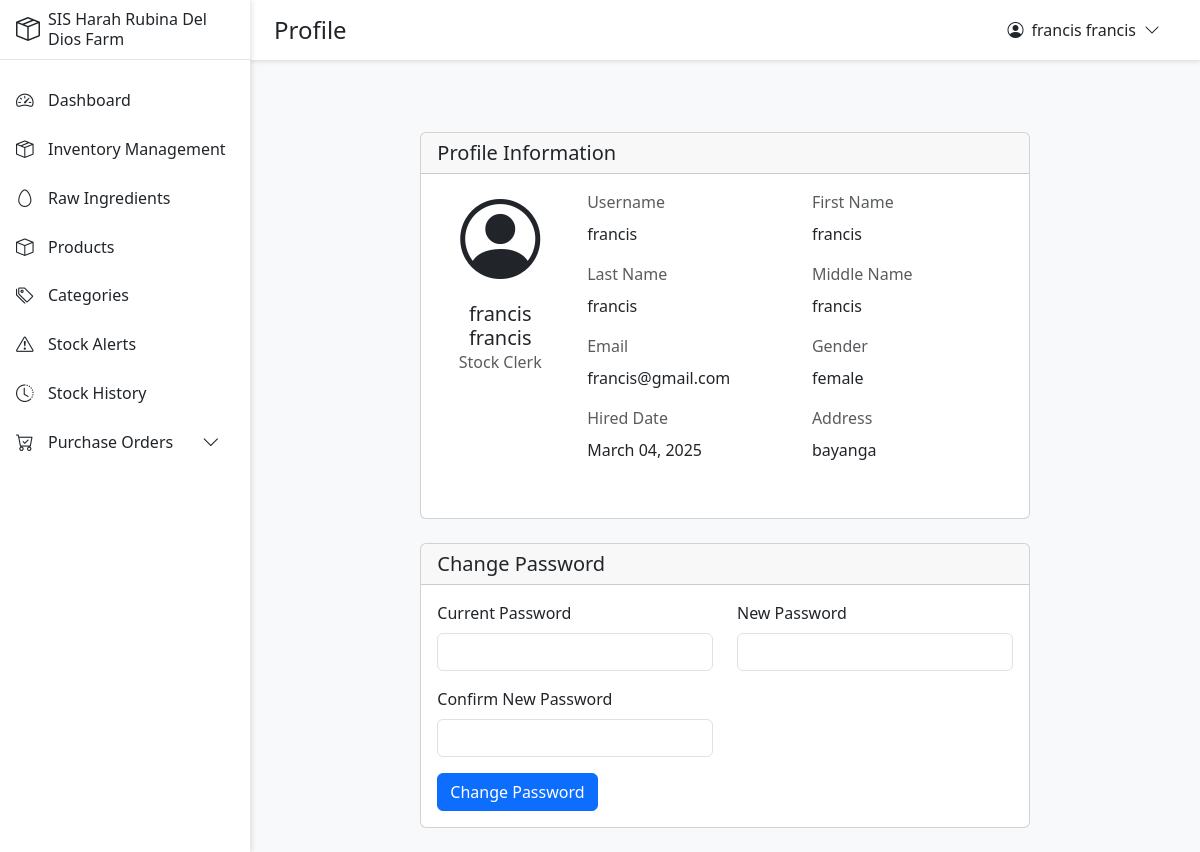
Screenshot of /roles/stock_clerk/profile.php (signed in) with the database file from the repository.
### tables this page shows
CREATE TABLE `tbl_employee` (
  `employee_id` int(11) NOT NULL,
  `first_name` varchar(255) NOT NULL,
  `middle_name` varchar(255) DEFAULT NULL,
  `last_name` varchar(255) NOT NULL,
  `email` varchar(255) DEFAULT NULL,
  `gender` enum('male','female','other') DEFAULT NULL,
  `hired_date` date DEFAULT NULL,
  `address_info` varchar(255) DEFAULT NULL,
  `job_id` int(11) DEFAULT NULL
);

CREATE TABLE `tbl_jobs` (
  `job_id` int(11) NOT NULL,
  `job_name` varchar(255) NOT NULL,
  `job_created_at` timestamp NOT NULL DEFAULT current_timestamp()
);

CREATE TABLE `tbl_user` (
  `user_id` int(11) NOT NULL,
  `employee_id` int(11) NOT NULL,
  `user_name` varchar(255) NOT NULL,
  `user_password` varchar(255) NOT NULL,
  `user_created` timestamp NOT NULL DEFAULT current_timestamp()
);

### roles/stock_clerk/profile.php (the view, shortened to what this page needs)
<?php
require_once '../../config/database.php';
require_once '../../includes/header.php';
$query = "SELECT e.*, j.job_name, u.user_name
          FROM tbl_employee e
          INNER JOIN tbl_user u ON e.employee_id = u.employee_id
          INNER JOIN tbl_jobs j ON e.job_id = j.job_id
          WHERE e.employee_id = ?";
$stmt = $conn->prepare($query);
$stmt->bind_param("i", $_SESSION['employee_id']);
$stmt->execute();
$result = $stmt->get_result();
$user = $result->fetch_assoc();
?>
<div class="container-fluid py-4">
    <div class="row justify-content-center">
        <div class="col-md-8">
            <div class="card mb-4">
                <div class="card-header">
                    <h5 class="mb-0">Profile Information</h5>
                </div>
                <div class="card-body">
                    <div class="row mb-4">
                        <div class="col-md-3 text-center">
                            <div class="profile-image mb-3">
                                <i class="bi bi-person-circle display-1"></i>
                            </div>
                            <h5 class="mb-0"><?php echo htmlspecialchars($user['first_name'] . ' ' . $user['last_name']); ?></h5>
                            <p class="text-muted mb-0"><?php echo htmlspecialchars($user['job_name']); ?></p>
                        </div>
                        <div class="col-md-9">
                            <div class="row">
                                <div class="col-md-6 mb-3">
                                    <label class="form-label text-muted">Username</label>
                                    <p class="mb-0"><?php echo htmlspecialchars($user['user_name']); ?></p>
                                </div>
                                <div class="col-md-6 mb-3">
                                    <label class="form-label text-muted">First Name</label>
                                    <p class="mb-0"><?php echo htmlspecialchars($user['first_name']); ?></p>
                                </div>
                                <div class="col-md-6 mb-3">
                                    <label class="form-label text-muted">Last Name</label>
                                    <p class="mb-0"><?php echo htmlspecialchars($user['last_name']); ?></p>
                                </div>
                                <div class="col-md-6 mb-3">
                                    <label class="form-label text-muted">Middle Name</label>
                                    <p class="mb-0"><?php echo htmlspecialchars($user['middle_name'] ?? 'N/A'); ?></p>
                                </div>
                                <div class="col-md-6 mb-3">
                                    <label class="form-label text-muted">Email</label>
                                    <p class="mb-0"><?php echo htmlspecialchars($user['email'] ?? 'N/A'); ?></p>
                                </div>
                                <div class="col-md-6 mb-3">
                                    <label class="form-label text-muted">Gender</label>
                                    <p class="mb-0"><?php echo htmlspecialchars($user['gender'] ?? 'N/A'); ?></p>
                                </div>
                                <div class="col-md-6 mb-3">
                                    <label class="form-label text-muted">Hired Date</label>
                                    <p class="mb-0"><?php echo $user['hired_date'] ? date('F d, Y', strtotime($user['hired_date'])) : 'N/A'; ?></p>
                                </div>
                                <div class="col-md-6 mb-3">
                                    <label class="form-label text-muted">Address</label>
                                    <p class="mb-0"><?php echo htmlspecialchars($user['address_info'] ?? 'N/A'); ?></p>
                                </div>
                            </div>
                        </div>
                    </div>
                </div>
            </div>
            <div class="card">
                <div class="card-header">
                    <h5 class="mb-0">Change Password</h5>
                </div>
                <div class="card-body">
                    <form method="POST" action="">
                        <div class="row">
                            <div class="col-md-6 mb-3">
                                <label class="form-label">Current Password</label>
                                <input type="password" class="form-control" name="current_password" required>
                            </div>
                            <div class="col-md-6 mb-3">
                                <label class="form-label">New Password</label>
                                <input type="password" class="form-control" name="new_password" required>
                            </div>
                            <div class="col-md-6 mb-3">
                                <label class="form-label">Confirm New Password</label>
                                <input type="password" class="form-control" name="confirm_password" required>
                            </div>
                            <div class="col-12">
                                <button type="submit" name="change_password" class="btn btn-primary">Change Password</button>
                            </div>
                        </div>
                    </form>
                </div>
            </div>
        </div>
    </div>
</div>
<?php require_once '../../includes/footer.php'; ?>

### includes/header.php (style rules this page uses)
:root { --body-bg: #f8f9fa; --topbar-bg: #ffffff; --card-bg: #ffffff; --text-color: #212529; --border-color: rgba(0,0,0,0.1); }
body { min-height: 100vh; background-color: var(--body-bg); padding-left: 250px; padding-top: 60px; transition: padding-left 0.3s ease; color: var(--text-color); }

### rows the page displays
tbl_employee: first_name+last_name "francis francis", job.job_name "Stock Clerk", tbl_user.user_name "francis", first_name "francis", last_name "francis", middle_name "francis", email "francis@gmail.com", gender "female", hired_date "March 04, 2025", address_info "bayanga"

### other values shown
$page_title "Profile"
$_SESSION['full_name'] "francis francis"
